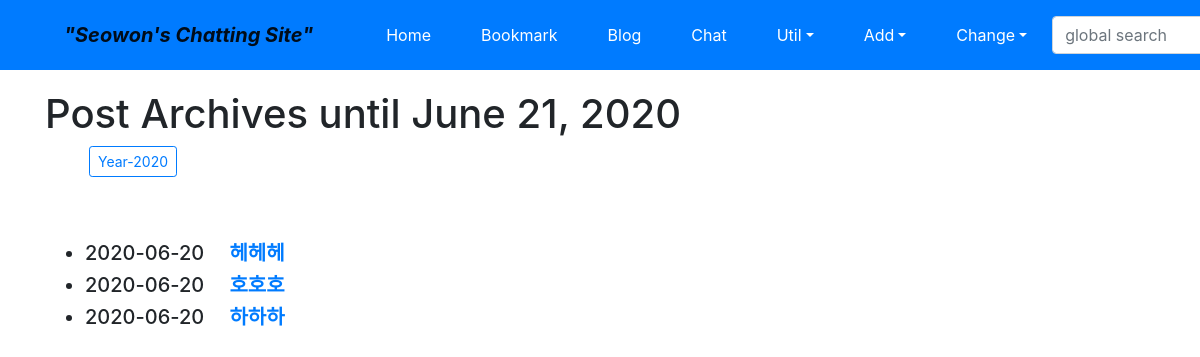
Screenshot of /blog/archive/ with the database file from the repository.
### blog/models.py (models this page shows, shortened)
class Post(models.Model):
	title = models.CharField(verbose_name='TITLE', max_length=50)
	slug = models.SlugField('SLUG', unique=True, allow_unicode=True, help_text='one word for title alias.')
	description = models.CharField('DESCRIPTION', max_length=100, blank=True, help_text='simple description text.')
	content = models.TextField('CONTENT')
	create_dt = models.DateTimeField('CREATE DATE', auto_now_add=True)
	modify_dt = models.DateTimeField('MODIFY DATE', auto_now = True)
	owner = models.ForeignKey(User, on_delete=models.CASCADE, verbose_name='OWNER', blank=True, null=True)
	class Meta:
		verbose_name = 'post'
		verbose_name_plural = 'posts'
		db_table = 'blog_posts'
		ordering = ('-modify_dt',)
	def get_absolute_url(self):
		return reverse('blog:post_detail', args=(self.slug,))

### blog/views.py (the view)
# urls.py: path('archive/', views.PostAV.as_view(), name = 'post_archive'),
class PostAV(ArchiveIndexView):
	model = Post
	date_field = 'modify_dt'
	template_name = 'blog/post_archive.html'

### blog/templates/blog/post_archive.html (shortened to what this page needs)
{% extends "base.html" %}
{% block content %}
<h1>Post Archives until {% now "N d, Y" %}</h1>
<ul>
	{% for date in date_list %}
		<a href="{% url 'blog:post_year_archive' date|date:'Y' %}"
		 class="btn btn-outline-primary btn-sm mx-1">Year-{{date|date:"Y"}}</a>
	{% endfor %}
</ul>
<br><br>
<div>
	<ul>
		{% for post in object_list %}
		<li class="h5">
			{{post.modify_dt|date:"Y-m-d"}}&emsp;
			<a href="{{ post.get_absolute_url }}"><strong>{{ post.title }}</strong></a></li>
		{% endfor %}
	</ul>
</div>
{% endblock %}

### rows the page displays
Post: modify_dt "2020-06-20", title "헤헤헤"
Post: modify_dt "2020-06-20", title "호호호"
Post: modify_dt "2020-06-20", title "하하하"

### other values shown
{{ date|date:"Y" }} "2020"
